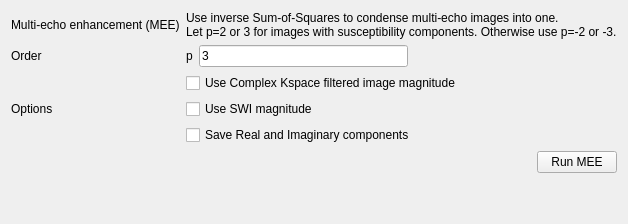
            <widget class="QWidget" name="tabWidgetPage2">
             <attribute name="title">
              <string>Multi-Echo</string>
             </attribute>
             <layout class="QHBoxLayout" name="horizontalLayout_19">
              <item>
               <layout class="QGridLayout" name="gridLayout_6">
                <item row="0" column="1">
                 <widget class="QLabel" name="label_19">
                  <property name="text">
                   <string>Use inverse Sum-of-Squares to condense multi-echo images into one. 
Let p=2 or 3 for images with susceptibility components. Otherwise use p=-2 or -3.</string>
                  </property>
                 </widget>
                </item>
                <item row="0" column="0">
                 <widget class="QLabel" name="label_25">
                  <property name="text">
                   <string>Multi-echo enhancement (MEE)</string>
                  </property>
                 </widget>
                </item>
                <item row="1" column="1">
                 <layout class="QHBoxLayout" name="horizontalLayout_18">
                  <item>
                   <widget class="QLabel" name="label_21">
                    <property name="text">
                     <string>p</string>
                    </property>
                   </widget>
                  </item>
                  <item>
                   <widget class="QLineEdit" name="lineEdit_meeorder">
                    <property name="text">
                     <string>3</string>
                    </property>
                   </widget>
                  </item>
                  <item>
                   <spacer name="horizontalSpacer_7">
                    <property name="orientation">
                     <enum>Qt::Horizontal</enum>
                    </property>
                    <property name="sizeHint" stdset="0">
                     <size>
                      <width>40</width>
                      <height>20</height>
                     </size>
                    </property>
                   </spacer>
                  </item>
                 </layout>
                </item>
                <item row="2" column="1">
                 <layout class="QGridLayout" name="gridLayout_9">
                  <item row="0" column="0">
                   <widget class="QCheckBox" name="checkBox_meepreproc">
                    <property name="text">
                     <string>Use Complex Kspace filtered image magnitude</string>
                    </property>
                   </widget>
                  </item>
                  <item row="2" column="0">
                   <widget class="QCheckBox" name="checkBox_meesaveRI">
                    <property name="text">
                     <string>Save Real and Imaginary components</string>
                    </property>
                   </widget>
                  </item>
                  <item row="1" column="0">
                   <widget class="QCheckBox" name="checkBox_meeswi">
                    <property name="text">
                     <string>Use SWI magnitude</string>
                    </property>
                   </widget>
                  </item>
                 </layout>
                </item>
                <item row="2" column="0">
                 <widget class="QLabel" name="label_23">
                  <property name="text">
                   <string>Options</string>
                  </property>
                 </widget>
                </item>
                <item row="1" column="0">
                 <widget class="QLabel" name="label_47">
                  <property name="text">
                   <string>Order</string>
                  </property>
                 </widget>
                </item>
                <item row="4" column="1">
                 <layout class="QHBoxLayout" name="horizontalLayout_44">
                  <item>
                   <spacer name="horizontalSpacer_21">
                    <property name="orientation">
                     <enum>Qt::Horizontal</enum>
                    </property>
                    <property name="sizeHint" stdset="0">
                     <size>
                      <width>40</width>
                      <height>20</height>
                     </size>
                    </property>
                   </spacer>
                  </item>
                  <item>
                   <widget class="QPushButton" name="pushButton_MEE">
                    <property name="text">
                     <string>Run MEE</string>
                    </property>
                   </widget>
                  </item>
                 </layout>
                </item>
                <item row="5" column="1">
                 <spacer name="verticalSpacer_13">
                  <property name="orientation">
                   <enum>Qt::Vertical</enum>
                  </property>
                  <property name="sizeHint" stdset="0">
                   <size>
                    <width>20</width>
                    <height>40</height>
                   </size>
                  </property>
                 </spacer>
                </item>
               </layout>
              </item>
             </layout>
            </widget>
